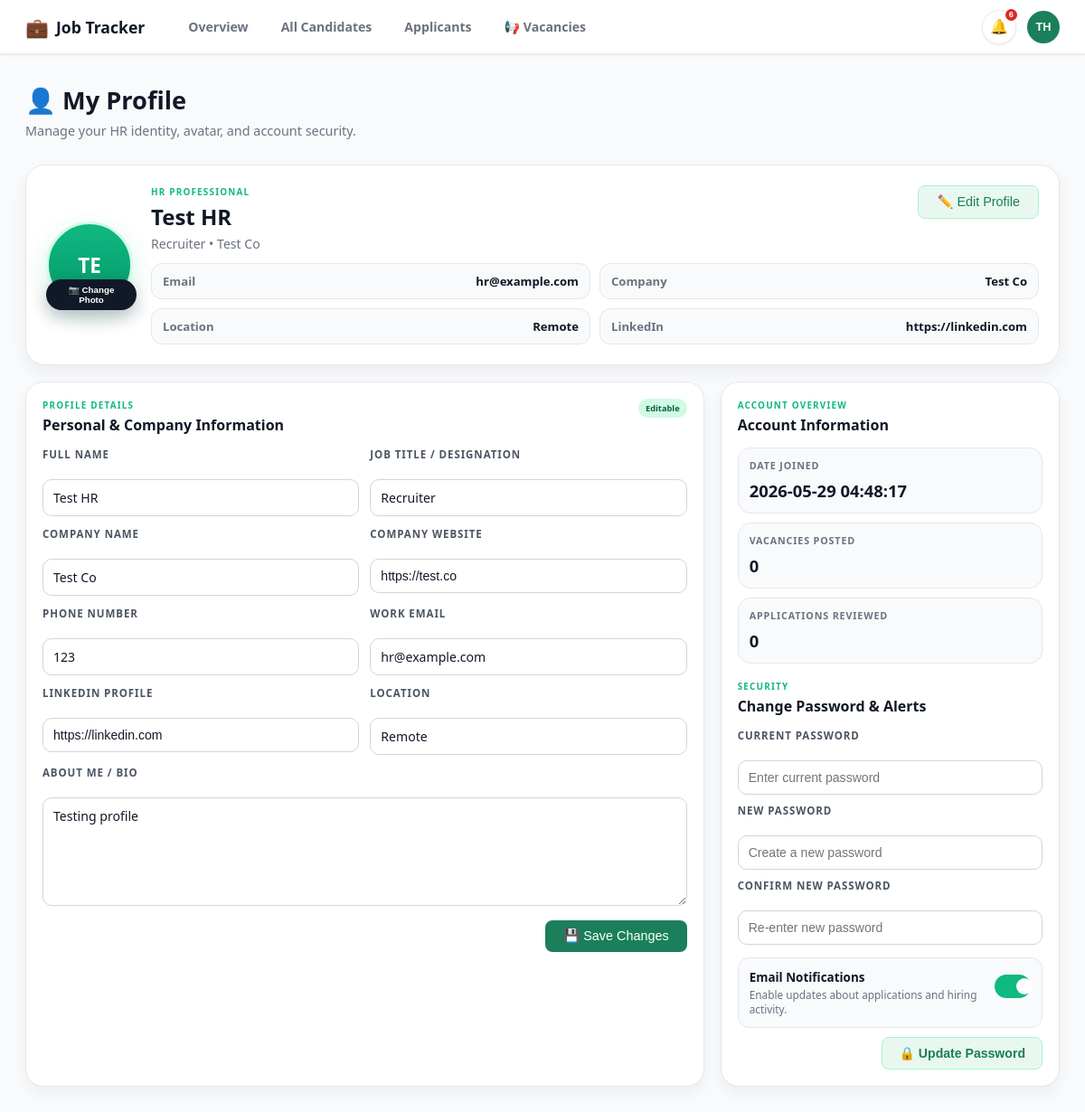
The page /hr/profile (signed in) on the database its author committed.
### models.py (models this page shows, shortened)
class User(db.Model):
    __tablename__ = "user"
    id       = db.Column(db.Integer, primary_key=True)
    name     = db.Column(db.String(120), nullable=False)
    email    = db.Column(db.String(120), unique=True, nullable=False)
    password = db.Column(db.String(256), nullable=False)
    role     = db.Column(db.String(20), default="applicant")   # "applicant" | "hr"
    company  = db.Column(db.String(120))                        # filled for HR users

class UserProfile(db.Model):
    __tablename__ = "user_profile"
    id               = db.Column(db.Integer, primary_key=True)
    user_id          = db.Column(db.Integer, db.ForeignKey("user.id"), unique=True, nullable=False)
    profile_data     = db.Column(db.Text, nullable=False, default="{}")
    job_title        = db.Column(db.String(120))
    company_website  = db.Column(db.String(255))
    phone_number     = db.Column(db.String(40))
    work_email       = db.Column(db.String(120))
    linkedin_url     = db.Column(db.String(255))
    location         = db.Column(db.String(200))
    bio              = db.Column(db.Text)
    avatar_filename  = db.Column(db.String(255))
    email_notifications = db.Column(db.Boolean, default=True)
    created_at       = db.Column(db.String(30), default=lambda: datetime.datetime.utcnow().strftime("%Y-%m-%d %H:%M:%S"))
    updated_at       = db.Column(db.String(30), default=lambda: datetime.datetime.now().strftime("%Y-%m-%d %H:%M"))

### routes/hr.py (the view, shortened to what this page needs)
@hr_bp.route("/profile", methods=["GET", "POST"])
@hr_required
def hr_profile():
    user = User.query.get(session["user_id"])
    profile = UserProfile.query.filter_by(user_id=user.id).first()
    if not profile:
        profile = UserProfile(user_id=user.id)
        db.session.add(profile)
        db.session.commit()
    total_vacancies = JobVacancy.query.filter_by(posted_by=user.id).count()
    reviewed_applications = Application.query.filter(
        Application.position.in_([vac.title for vac in JobVacancy.query.filter_by(posted_by=user.id).all()]),
        Application.company == user.company,
        Application.hr_status != "Pending"
    ).count()
    return render_template(
        "hr/profile.html",
        active="hr_profile",
        user=user,
        profile=profile,
        total_vacancies=total_vacancies,
        reviewed_applications=reviewed_applications,
        success_message=None,
        errors=[],
    )

### routes/hr.py (called while the page is built)
def hr_required(f):
    @wraps(f)
    def decorated(*args, **kwargs):
        if "user_id" not in session or session.get("role") != "hr":
            return redirect(url_for("auth.login"))
        return f(*args, **kwargs)
    return decorated

### templates/hr/profile.html (shortened to what this page needs)
{% extends "hr/base.html" %}
{% block content %}
<div class="page-header">
  <h1>👤 My Profile</h1>
  <p>Manage your HR identity, avatar, and account security.</p>
</div>
<div class="profile-shell">
  <section class="profile-overview-card">
    <div class="profile-avatar-wrap" id="profileAvatarWrap">
      {% if profile.avatar_filename %}
        <img src="/media/hr_avatars/{{ profile.avatar_filename }}" alt="Profile avatar" class="profile-avatar-image" id="profileAvatarPreview"/>
      {% else %}
        <div class="profile-avatar-fallback" id="profileAvatarPreview">{{ (user.name or 'HR')[:2]|upper }}</div>
      {% endif %}
      <button class="profile-avatar-edit" type="button" id="avatarUploadTrigger" aria-label="Change profile photo">📷 Change Photo</button>
    </div>
    <div class="profile-overview-copy">
      <div class="profile-overview-topbar">
        <div>
          <div class="profile-eyebrow">HR Professional</div>
          <h2 class="profile-name">{{ user.name or 'HR User' }}</h2>
          <div class="profile-subtitle">{{ profile.job_title or 'HR Professional' }} • {{ user.company or 'Company' }}</div>
        </div>
        <div class="profile-overview-actions">
          <button class="btn-secondary" type="button" onclick="document.getElementById('profileFormCard').scrollIntoView({behavior:'smooth'});">✏️ Edit Profile</button>
        </div>
      </div>
      <div class="profile-contact-list">
        <div class="profile-contact-item"><span class="contact-label">Email</span><span class="contact-value">{{ profile.work_email or user.email }}</span></div>
        <div class="profile-contact-item"><span class="contact-label">Company</span><span class="contact-value">{{ user.company or 'Not set' }}</span></div>
        <div class="profile-contact-item"><span class="contact-label">Location</span><span class="contact-value">{{ profile.location or 'Not set' }}</span></div>
        <div class="profile-contact-item"><span class="contact-label">LinkedIn</span><span class="contact-value">{{ profile.linkedin_url or 'Not linked' }}</span></div>
      </div>
    </div>
  </section>
  <section class="profile-grid" id="profileFormCard">
    <article class="profile-panel profile-form-panel">
      <div class="panel-header">
        <div>
          <div class="panel-eyebrow">Profile Details</div>
          <h3>Personal & Company Information</h3>
        </div>
        <span class="panel-badge">Editable</span>
      </div>
      <form method="post" enctype="multipart/form-data" action="/hr/profile" id="profileForm">
        <div class="profile-form-grid">
          <div class="form-field">
            <label for="full_name">Full Name</label>
            <input type="text" id="full_name" name="full_name" value="{{ user.name or '' }}"/>
          </div>
          <div class="form-field">
            <label for="job_title">Job Title / Designation</label>
            <input type="text" id="job_title" name="job_title" value="{{ profile.job_title or '' }}"/>
          </div>
          <div class="form-field">
            <label for="company_name">Company Name</label>
            <input type="text" id="company_name" name="company_name" value="{{ user.company or '' }}"/>
          </div>
          <div class="form-field">
            <label for="company_website">Company Website</label>
            <input type="url" id="company_website" name="company_website" value="{{ profile.company_website or '' }}"/>
          </div>
          <div class="form-field">
            <label for="phone_number">Phone Number</label>
            <input type="text" id="phone_number" name="phone_number" value="{{ profile.phone_number or '' }}"/>
          </div>
          <div class="form-field">
            <label for="work_email">Work Email</label>
            <input type="email" id="work_email" name="work_email" value="{{ profile.work_email or user.email or '' }}"/>
          </div>
          <div class="form-field">
            <label for="linkedin_url">LinkedIn Profile</label>
            <input type="url" id="linkedin_url" name="linkedin_url" value="{{ profile.linkedin_url or '' }}"/>
          </div>
          <div class="form-field">
            <label for="location">Location</label>
            <input type="text" id="location" name="location" value="{{ profile.location or '' }}"/>
          </div>
          <div class="form-field form-full">
            <label for="bio">About Me / Bio</label>
            <textarea id="bio" name="bio" rows="5">{{ profile.bio or '' }}</textarea>
          </div>
        </div>
        <div class="profile-form-actions">
          <button class="btn-primary" type="submit">💾 Save Changes</button>
        </div>
      </form>
    </article>
    <aside class="profile-panel profile-stats-panel">
      <div class="panel-header">
        <div>
          <div class="panel-eyebrow">Account Overview</div>
          <h3>Account Information</h3>
        </div>
      </div>
      <div class="profile-stats-list">
        <div class="profile-stat-box">
          <div class="profile-stat-label">Date Joined</div>
          <div class="profile-stat-value">{{ profile.created_at or '—' }}</div>
        </div>
        <div class="profile-stat-box">
          <div class="profile-stat-label">Vacancies Posted</div>
          <div class="profile-stat-value">{{ total_vacancies }}</div>
        </div>
        <div class="profile-stat-box">
          <div class="profile-stat-label">Applications Reviewed</div>
          <div class="profile-stat-value">{{ reviewed_applications }}</div>
        </div>
      </div>
      <div class="panel-header" style="margin-top:18px;">
        <div>
          <div class="panel-eyebrow">Security</div>
          <h3>Change Password & Alerts</h3>
        </div>
      </div>
      <form method="post" action="/hr/profile" class="security-section" id="security">
        <div class="security-field">
          <label for="current_password">Current Password</label>
          <input type="password" id="current_password" name="current_password" placeholder="Enter current password"/>
        </div>
        <div class="security-field">
          <label for="new_password">New Password</label>
          <input type="password" id="new_password" name="new_password" placeholder="Create a new password"/>
        </div>
        <div class="security-field">
          <label for="confirm_password">Confirm New Password</label>
          <input type="password" id="confirm_password" name="confirm_password" placeholder="Re-enter new password"/>
        </div>
        <div class="toggle-row">
          <div>
            <div class="toggle-title">Email Notifications</div>
            <div class="toggle-copy">Enable updates about applications and hiring activity.</div>
          </div>
          <label class="switch">
            <span class="slider"></span>
          </label>
        </div>
        <div class="profile-form-actions" style="margin-top:0;">
          <button class="btn btn-secondary" type="submit">🔒 Update Password</button>
        </div>
      </form>
    </aside>
  </section>
</div>
{% endblock %}

### static/style.css (style rules this page uses)
* { box-sizing:border-box;margin:0;padding:0 }
body { font-family:'Segoe UI',sans-serif;background:#f4f6fb;color:#222;min-height:100vh }
input,select,textarea { width:100%;padding:9px 12px;border:1px solid #d1d5db;border-radius:8px;font-size:.95rem;background:#fff }
label { display:block;margin-bottom:14px;font-size:.9rem;font-weight:500;color:#374151 }
h1 { font-size:1.9rem;font-weight:700 }
h2 { font-size:1.25rem;font-weight:600 }
h3 { font-size:1rem;font-weight:600 }
.btn-primary { background:#4f46e5;color:#fff;border:none;padding:9px 20px;border-radius:8px;cursor:pointer;font-size:.9rem;font-weight:500;transition:background .15s }
.btn-secondary { background:#f3f4f6;color:#374151;border:1px solid #d1d5db;padding:9px 20px;border-radius:8px;cursor:pointer;font-size:.9rem;transition:background .15s }
.page-header { margin-bottom:28px }
.page-header h1 { font-size:1.75rem;font-weight:700;color:#111827 }
.page-header p { color:#6b7280;margin-top:6px;font-size:.95rem }

### static/hr.css (style rules this page uses)
*, *::before, *::after { box-sizing: border-box; margin: 0; padding: 0; }
:root { --brand: #1a7f5a; --brand-dark: #145f44; --brand-light:#e8f8f1; --accent: #16a34a; --purple: #6d28d9; --purple-lt: #ede9fe; --bg: #f7f9fc; --surface: #ffffff; --border: #e8ecf0; --text-head: #111827; --text-body: #374151; --text-muted: #6b7280; --shadow-sm: 0 1px 3px rgba(0,0,0,.08); --shadow-md: 0 4px 16px rgba(0,0,0,.10); --shadow-lg: 0 8px 32px rgba(0,0,0,.12); --radius: 12px; --radius-sm: 8px; --radius-xs: 6px; }
body.hr-body { font-family: 'Segoe UI', system-ui, -apple-system, sans-serif; background: var(--bg); color: var(--text-body); min-height: 100vh; margin: 0; }
.hr-body { padding-top: 60px; }
.page-header { margin-bottom: 28px; }
.page-header h1 { font-size: 1.7rem; font-weight: 800; color: var(--text-head); margin-bottom: 4px; }
.page-header p { color: var(--text-muted); font-size: .9rem; }
body.hr-body { background: #f9fafb; }
.btn { display: inline-flex; align-items: center; gap: 6px; padding: 9px 18px; border-radius: var(--radius-sm); font-size: .88rem; font-weight: 600; cursor: pointer; border: none; transition: .15s; text-decoration: none; }
.btn-primary { background: var(--brand); color: #fff; }
.btn-secondary { background: var(--brand-light); color: var(--brand); border: 1.5px solid #a7f3d0; }
input[type="text"], input[type="email"], input[type="datetime-local"], select, textarea { padding: 9px 13px; border: 1.5px solid var(--border); border-radius: var(--radius-sm); font-size: .88rem; font-family: inherit; color: var(--text-head); background: var(--surface); transition: border-color .15s, box-shadow .15s; width: 100%; }

### rows shown on the page
User: name "TE", name "Test HR", company "Test Co", full_name "Test HR", company_name "Test Co"
UserProfile: job_title "Recruiter", work_email "hr@example.com", location "Remote", linkedin_url "https://linkedin.com", company_website "https://test.co", phone_number "123", bio "Testing profile", created_at "2026-05-29 04:48:17"

### other values the page prints
{{ total_vacancies }} "0"
{{ reviewed_applications }} "0"
